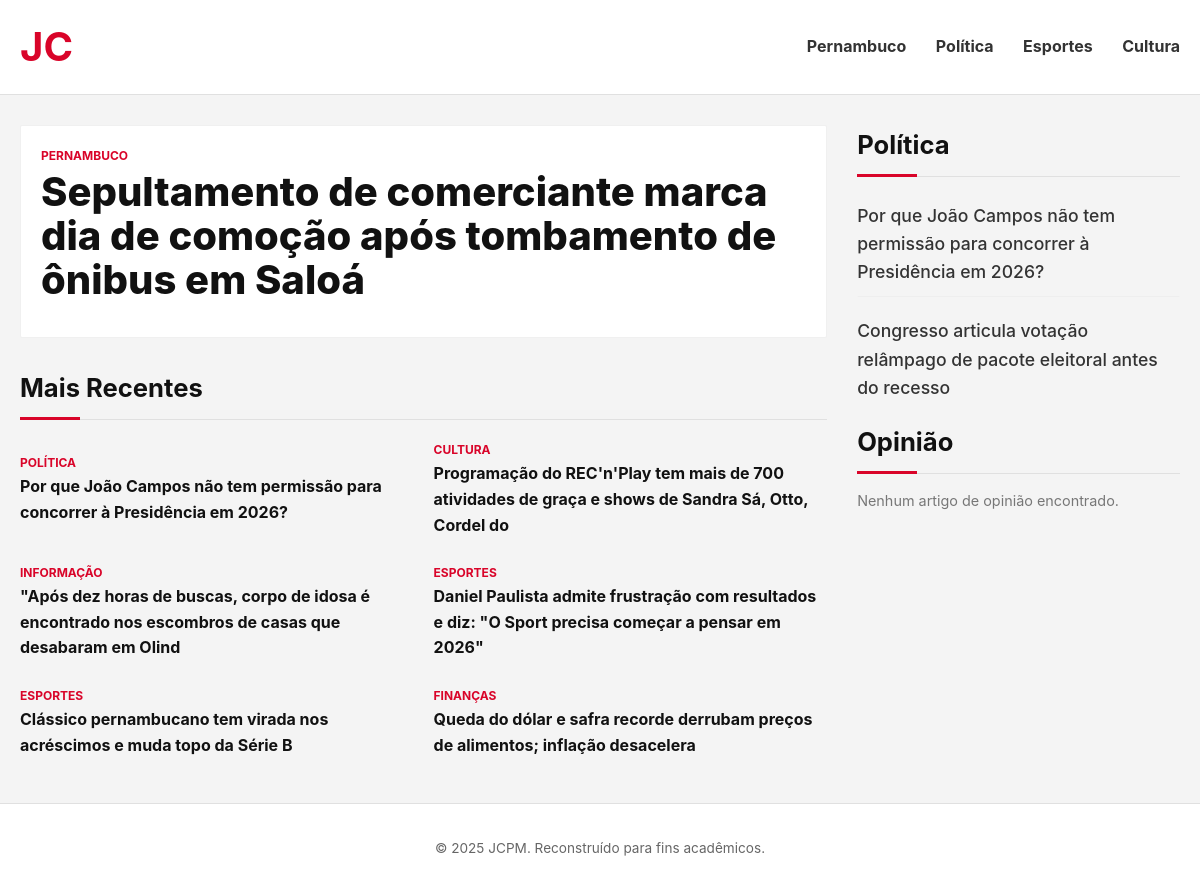
The page / on the database its author committed.
### app1/models.py (models this page shows, shortened)
class Artigos(models.Model):
    titulo = models.CharField(max_length=100)
    categoria = models.CharField(max_length=100)
    conteudo = models.TextField()
    data_publicacao = models.DateTimeField(auto_now_add=True)

### app1/views.py (the view)
# urls.py: path('', views.home_page, name='home'),
def home_page(request):
    manchete_principal = Artigos.objects.order_by('-data_publicacao').first()
    mais_recentes = []
    if manchete_principal:
        mais_recentes = Artigos.objects.order_by('-data_publicacao').exclude(id=manchete_principal.id)[:6]
    else:
        mais_recentes = Artigos.objects.order_by('-data_publicacao')[:6]
    artigos_opiniao = Artigos.objects.filter(categoria='Opinião').order_by('-data_publicacao')[:4]
    artigos_politica = Artigos.objects.filter(categoria='Política').order_by('-data_publicacao')[:4]
    context = {
        'manchete_principal': manchete_principal,
        'mais_recentes': mais_recentes,
        'artigos_opiniao': artigos_opiniao,
        'artigos_politica': artigos_politica,
    }
    return render(request, 'app1/home.html', context)

### app1/templates/app1/home.html (shortened to what this page needs)
{% load static %}
<!DOCTYPE html>
<html lang="pt-br">
<head>
    <link rel="stylesheet" href="{% static 'app1/css/style.css' %}">
</head>
<body>
    <header class="main-header">
        <div class="container">
            <h1 class="logo-text">JC</h1>
            <nav class="main-nav">
                <a href="{% url 'topico_pernambuco' %}">Pernambuco</a>
                <a href="{% url 'topico_politica' %}">Política</a>
                <a href="{% url 'topico_esportes' %}">Esportes</a>
                <a href="{% url 'topico_cultura' %}">Cultura</a>
            </nav>
        </div>
    </header>
    <main class="container grid-container">
        <div class="main-content">
            {% if manchete_principal %}
            <article class="card card-manchete">
                <div class="card-content">
                    <span class="card-category">{{ manchete_principal.categoria }}</span>
                    <h2 class="card-title">
                        <a href="{% url 'exibir_artigo' manchete_principal.id %}">
                            {{ manchete_principal.titulo }}
                        </a>
                    </h2>
                </div>
            </article>
            {% endif %}
            <h3 class="section-title">Mais Recentes</h3>
            <div class="recent-grid">
                {% for artigo in mais_recentes %}
                <article class="card">
                    <div class="card-content">
                        <span class="card-category">{{ artigo.categoria }}</span>
                        <h4 class="card-title">
                            <a href="{% url 'exibir_artigo' artigo.id %}">
                                {{ artigo.titulo }}
                            </a>
                        </h4>
                    </div>
                </article>
                {% endfor %}
            </div>
        </div>
        <aside class="sidebar">
            <h3 class="section-title">Política</h3>
            <div class="post-list">
            {% for artigo in artigos_politica %}
                <article class="card card-sidebar">
                    <div class="card-content">
                        <h5 class="card-title">
                            <a href="{% url 'exibir_artigo' artigo.id %}">
                                {{ artigo.titulo }}
                            </a>
                        </h5>
                    </div>
                </article>
            {% empty %}
                <p>Nenhuma notícia de política encontrada.</p>
            {% endfor %}
            </div>
            <h3 class="section-title">Opinião</h3>
            <div class="post-list">
            {% for artigo in artigos_opiniao %}
                <article class="card card-sidebar">
                    <div class="card-content">
                        <h5 class="card-title">
                            <a href="{% url 'exibir_artigo' artigo.id %}">
                                {{ artigo.titulo }}
                            </a>
                        </h5>
                    </div>
                </article>
            {% empty %}
                <p>Nenhum artigo de opinião encontrado.</p>
            {% endfor %}
            </div>
        </aside>
    </main>
    <footer class="main-footer">
        <div class="container">
            <p>&copy; 2025 JCPM. Reconstruído para fins acadêmicos.</p>
        </div>
    </footer>
</body>
</html>

### app1/Static/app1/css/style.css (style rules this page uses)
body { font-family: -apple-system, BlinkMacSystemFont, "Segoe UI", Roboto, Helvetica, Arial, sans-serif; margin: 0; background-color: #f4f4f4; color: #333; line-height: 1.6; }
a { color: #111; text-decoration: none; transition: color 0.2s; }
.container { max-width: 1200px; margin: 0 auto; padding: 0 20px; }
.main-header { background-color: #ffffff; border-bottom: 1px solid #e0e0e0; padding: 15px 0; margin-bottom: 30px; }
.main-header .container { display: flex; justify-content: space-between; align-items: center; }
.logo-text { font-size: 2.5rem; font-weight: bold; color: #d90429; margin: 0; }
.main-nav a { color: #333; margin-left: 25px; font-weight: bold; font-size: 1rem; padding: 5px 0; }
.grid-container { display: grid; grid-template-columns: 2.5fr 1fr; gap: 30px; margin-bottom: 40px; }
.section-title { font-size: 1.6rem; font-weight: 700; color: #111; margin: 0 0 15px 0; padding-bottom: 10px; border-bottom: 1px solid #e0e0e0; position: relative; }
.section-title::after { content: ''; display: block; position: absolute; bottom: -1px; left: 0; width: 60px; height: 3px; background-color: #d90429; }
.card { background-color: #ffffff; border: 1px solid #f0f0f0; border-radius: 2px; overflow: hidden; margin-bottom: 20px; display: flex; flex-direction: column; }
.card-content { padding: 20px; }
.card-category { display: block; color: #d90429; font-weight: 700; font-size: 0.75rem; text-transform: uppercase; margin-bottom: 5px; }
.card-title { margin-top: 0; margin-bottom: 10px; }
.card-title a { color: #111; transition: color 0.2s; }
.card-manchete { padding: 0; margin-bottom: 30px; }
.card-manchete .card-content { padding: 20px; }
.card-manchete .card-title { font-size: 2.5rem; line-height: 1.1; font-weight: 800; margin-bottom: 15px; color: #111; }
.recent-grid { display: grid; grid-template-columns: 1fr 1fr; gap: 20px; margin-top: 20px; }
.recent-grid .card { display: flex; flex-direction: row; border: none; background: none; padding: 0; margin-bottom: 0; }
.recent-grid .card-content { padding: 0; display: flex; flex-direction: column; justify-content: center; }
.recent-grid .card-category { margin-bottom: 2px; }
.recent-grid .card-title { margin-bottom: 5px; }
.recent-grid .card-title a { font-size: 1rem; line-height: 1.2; }
.sidebar { padding-left: 0; }
.sidebar .section-title { margin-top: 0; }
.card-sidebar { padding: 0; background: none; border: none; margin-bottom: 10px; border-top: none; }
.card-sidebar .card-content { padding: 10px 0; border-bottom: 1px solid #eee; }
.card-sidebar:last-child .card-content { border-bottom: none; }
.card-sidebar .card-title { margin: 0; }
.card-sidebar .card-title a { font-size: 1.1rem; font-weight: 500; color: #333; }
.sidebar p { font-size: 0.9rem; color: #777; }
.main-footer { background-color: #fff; color: #666; text-align: center; padding: 20px 0; margin-top: 40px; border-top: 1px solid #e0e0e0; font-size: 0.85rem; }

### rows shown on the page
Artigos: categoria "PERNAMBUCO", titulo "Sepultamento de comerciante marca dia de comoção após tombamento de ônibus em Saloá"
Artigos: categoria "POLÍTICA", titulo "Por que João Campos não tem permissão para concorrer à Presidência em 2026?"
Artigos: categoria "CULTURA", titulo "Programação do REC'n'Play tem mais de 700 atividades de graça e shows de Sandra Sá, Otto, Cordel do"
Artigos: categoria "INFORMAÇÃO", titulo "\"Após dez horas de buscas, corpo de idosa é encontrado nos escombros de casas que desabaram em Olind"
Artigos: categoria "ESPORTES", titulo "Daniel Paulista admite frustração com resultados e diz: \"O Sport precisa começar a pensar em 2026\""
Artigos: categoria "ESPORTES", titulo "Clássico pernambucano tem virada nos acréscimos e muda topo da Série B"
Artigos: categoria "FINANÇAS", titulo "Queda do dólar e safra recorde derrubam preços de alimentos; inflação desacelera"
Artigos: titulo "Congresso articula votação relâmpago de pacote eleitoral antes do recesso"
